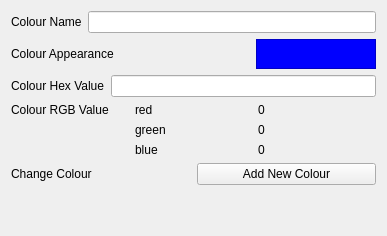
         <widget class="QWidget" name="tab_6">
          <attribute name="icon">
           <iconset resource="icon/resources.qrc">
            <normaloff>:/images/tabwidget/colour.png</normaloff>:/images/tabwidget/colour.png</iconset>
          </attribute>
          <attribute name="title">
           <string/>
          </attribute>
          <layout class="QVBoxLayout" name="verticalLayout_5">
           <item>
            <layout class="QHBoxLayout" name="horizontalLayout_6">
             <item>
              <widget class="QLabel" name="label_2">
               <property name="text">
                <string>Colour Name</string>
               </property>
              </widget>
             </item>
             <item>
              <widget class="QLineEdit" name="colour_lineedit"/>
             </item>
            </layout>
           </item>
           <item>
            <layout class="QHBoxLayout" name="horizontalLayout_7" stretch="2,1">
             <item>
              <widget class="QLabel" name="label_3">
               <property name="text">
                <string>Colour Appearance</string>
               </property>
              </widget>
             </item>
             <item>
              <widget class="QTextBrowser" name="colour_visualise_pushbutton">
               <property name="sizePolicy">
                <sizepolicy hsizetype="Expanding" vsizetype="Fixed">
                 <horstretch>0</horstretch>
                 <verstretch>0</verstretch>
                </sizepolicy>
               </property>
               <property name="maximumSize">
                <size>
                 <width>16777215</width>
                 <height>30</height>
                </size>
               </property>
               <property name="styleSheet">
                <string notr="true">QTextBrowser {
  background-color: #0000ff;
}</string>
               </property>
              </widget>
             </item>
            </layout>
           </item>
           <item>
            <layout class="QHBoxLayout" name="horizontalLayout_8">
             <item>
              <widget class="QLabel" name="label_4">
               <property name="text">
                <string>Colour Hex Value</string>
               </property>
              </widget>
             </item>
             <item>
              <widget class="QLineEdit" name="colour_hex_lineedit"/>
             </item>
            </layout>
           </item>
           <item>
            <layout class="QGridLayout" name="gridLayout">
             <item row="1" column="1">
              <widget class="QLabel" name="label_8">
               <property name="text">
                <string>green</string>
               </property>
              </widget>
             </item>
             <item row="0" column="0">
              <widget class="QLabel" name="label_7">
               <property name="text">
                <string>Colour RGB Value</string>
               </property>
              </widget>
             </item>
             <item row="0" column="1">
              <widget class="QLabel" name="label_6">
               <property name="text">
                <string>red</string>
               </property>
              </widget>
             </item>
             <item row="2" column="1">
              <widget class="QLabel" name="label_9">
               <property name="text">
                <string>blue</string>
               </property>
              </widget>
             </item>
             <item row="0" column="2">
              <widget class="QLabel" name="colour_red_label">
               <property name="text">
                <string>0</string>
               </property>
              </widget>
             </item>
             <item row="1" column="2">
              <widget class="QLabel" name="colour_green_label">
               <property name="text">
                <string>0</string>
               </property>
              </widget>
             </item>
             <item row="2" column="2">
              <widget class="QLabel" name="colour_blue_label">
               <property name="text">
                <string>0</string>
               </property>
              </widget>
             </item>
            </layout>
           </item>
           <item>
            <layout class="QHBoxLayout" name="horizontalLayout_9">
             <item>
              <widget class="QLabel" name="label_13">
               <property name="text">
                <string>Change Colour</string>
               </property>
              </widget>
             </item>
             <item>
              <widget class="QPushButton" name="colour_add_new_pushbutton">
               <property name="text">
                <string>Add New Colour</string>
               </property>
              </widget>
             </item>
            </layout>
           </item>
           <item>
            <spacer name="verticalSpacer_4">
             <property name="orientation">
              <enum>Qt::Vertical</enum>
             </property>
             <property name="sizeHint" stdset="0">
              <size>
               <width>20</width>
               <height>40</height>
              </size>
             </property>
            </spacer>
           </item>
          </layout>
         </widget>
